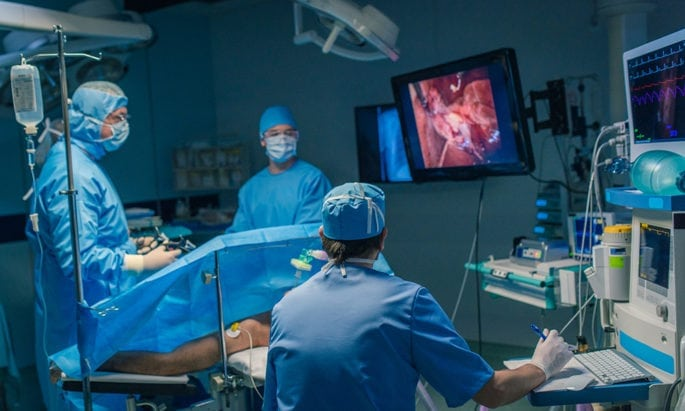
#> input picture Project/Images/img5.jpg, 685 x 411 px, found by its file name
$ python imageAdd.py
#> lines starting #> are read from the running program, lines starting #| are printed output that depends on the picture
#> further down, img is the input picture: shape (411, 685, 3); mean B, G, R 104.3, 82, 41.4
"""
Created on Fri Dec 24 09:08:12 2021

@author: ahoth
"""

# Image Add

import cv2
import numpy

# Function to add a constant value to each channel

def imageAdd1(img: numpy.ndarray, amt: int):
#> called with amt = 5
    print("One image")

    b, g, r = cv2.split(img)
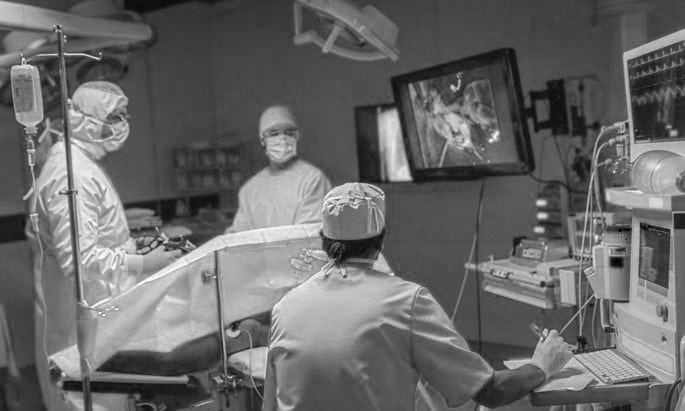
#> b: shape (411, 685); min 0, max 255, mean 104.3
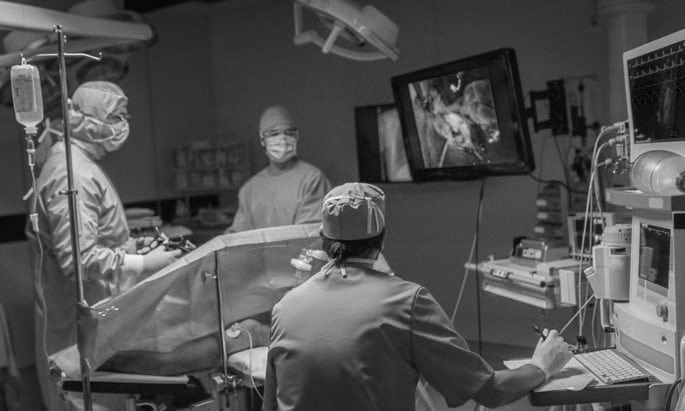
#> g: shape (411, 685); min 0, max 248, mean 82
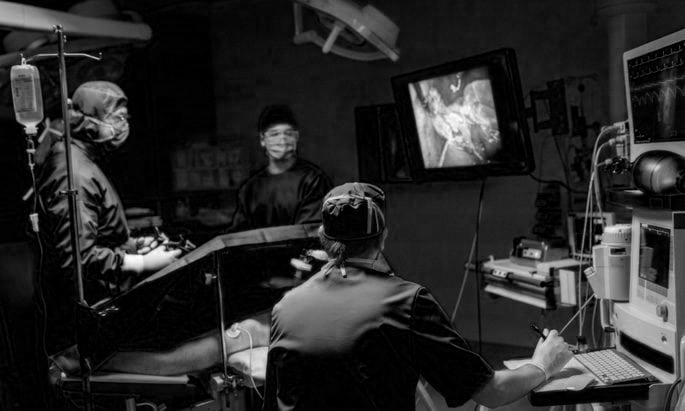
#> r: shape (411, 685); min 0, max 255, mean 41.4
    b += amt
    g += amt
    r += amt

    joined_img = cv2.merge((b, g, r))

    cv2.imshow("part", cv2.vconcat([img, joined_img]))
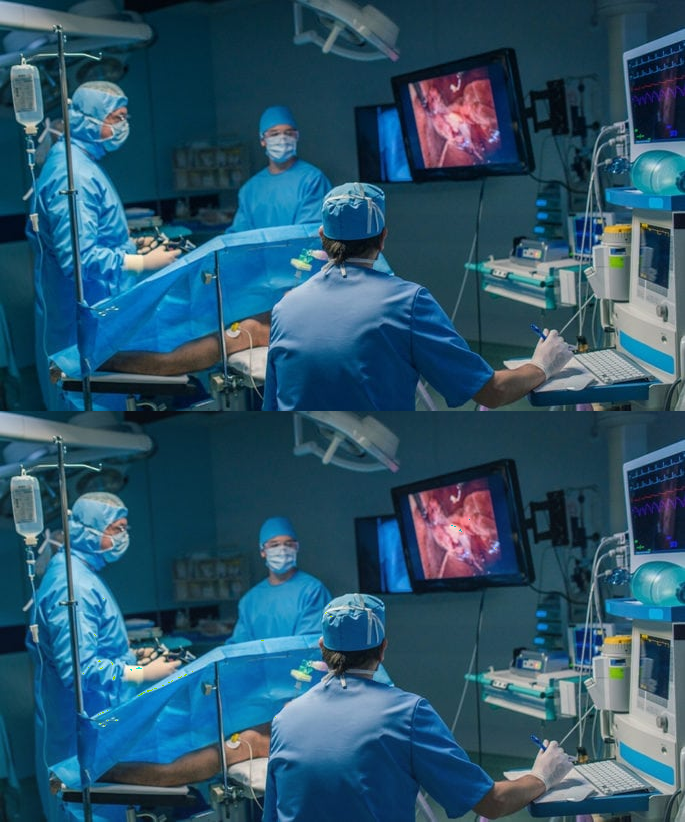
#> window 'part': shape (822, 685, 3); mean B, G, R 106.8, 84.5, 43.9
    cv2.waitKey(0)
    cv2.destroyAllWindows()

    return joined_img


#Function to blend two images together
def imageAdd2(img1: numpy.ndarray, img2: numpy.ndarray):
    print("2 images")
    img = cv2.add(img1, img2)
    cv2.imshow('image', img)
    cv2.waitKey(0)
    cv2.destroyAllWindows()

    return img


path = 'C:/Users/ahoth/OneDrive/Desktop/Internship/Dec2021-Avail/Code/availintern/Images/img5.jpg'
img = cv2.imread(path)
imageAdd1(img, 5)


p1 = path = 'C:/Users/ahoth/OneDrive/Desktop/Internship/Dec2021-Avail/Code/availintern/Images/img7.jpg'
p2 = path = 'C:/Users/ahoth/OneDrive/Desktop/Internship/Dec2021-Avail/Code/availintern/Images/img7b.jpg'
imageAdd2(cv2.imread(p1), cv2.imread(p2))
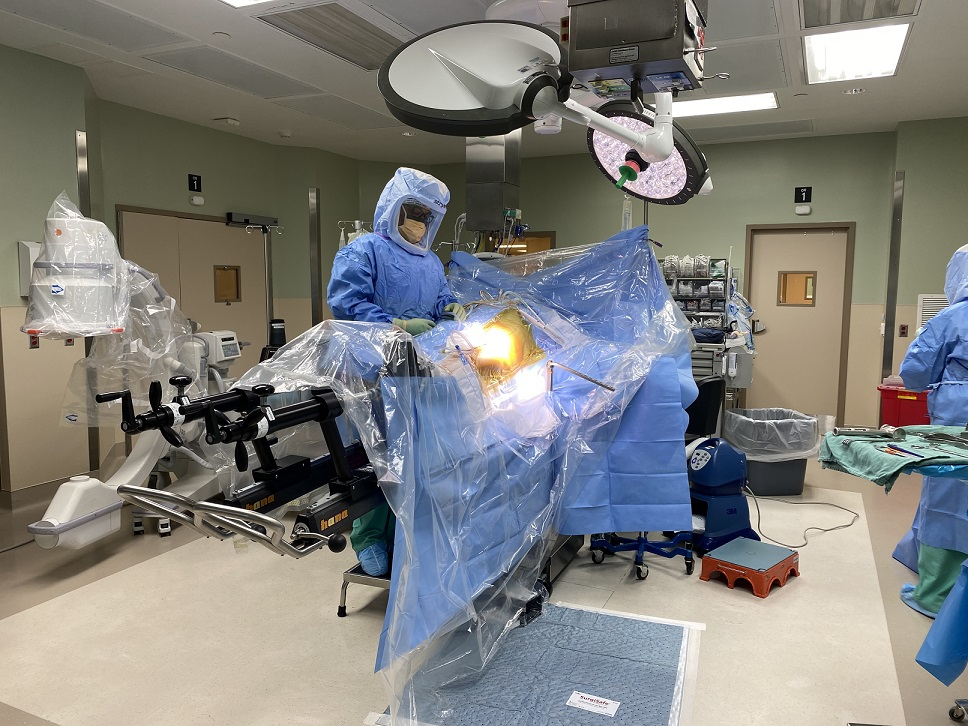
#> input picture Project/Images/img7.jpg, 968 x 726 px, found by its file name
#> (the run stopped early here; a loop or call above may not have finished)
